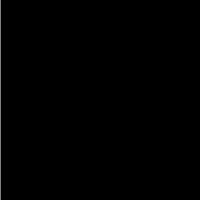
Frame 1 (no input)
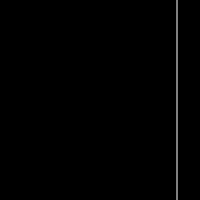
Frame 60 (no input)
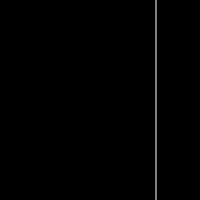
Frame 120 (the mouse pressed at the canvas centre since frame 60)

The p5.js sketch that drew these frames (run headless with seeded random() and noise() and a simulated clock; from frame 60 on, the mouse is pressed at the canvas centre):

// p5.js sketch
// ── sketch.js
var x = 0;
var counter = 1;
var color=51;
var switcher = false;
function setup() {
	createCanvas(200, 200);
	timer = createP(0);
	button_start = createButton("start");
	button_stop = createButton("stop");
	button_start.mousePressed(startTimer);
	button_stop.mousePressed(stopTimer);

	button_doTimer = createButton("startTimer");
	button_doTimer.mousePressed(doTimer);
	//setInterval(timeIt,1000);
}

function doTimer(){
	if(switcher === false){
	startTimer();
	button_doTimer.html("stopTimer");
	} else if(switcher === true){
		stopTimer();
		button_doTimer.html("startTImer");
	}
}
function startTimer(){
	switcher=true;
	interval = setInterval(timeIt,1000);
}
function stopTimer(){
	switcher = false;
	clearInterval(interval); //stops the timer
}

// function mousePressed(){
// 	timer.html(0);
// 	setInterval(timeIt,1000);
// 	console.log("Mouse pressed")
// }

function timeIt(){
	timer.html(counter);
	counter++;
}
// function mousePressed(){
// 	console.log("mousepressed")
// 	setTimeout(rainbow,3000);

// }

// function rainbow(){
// 	createP("3secs");
// 	setTimeout(rainbow,100);
// }

function draw() {

	//timer.html(frameCount);
	if(switcher===true){
		color = 200;
	} else if(switcher === false){
		color = 0;
	}
	background(color);
	stroke(255);
	line(x,0,x,height);
	x = x + 3;

if(x > width){
	x=0;
}

}
